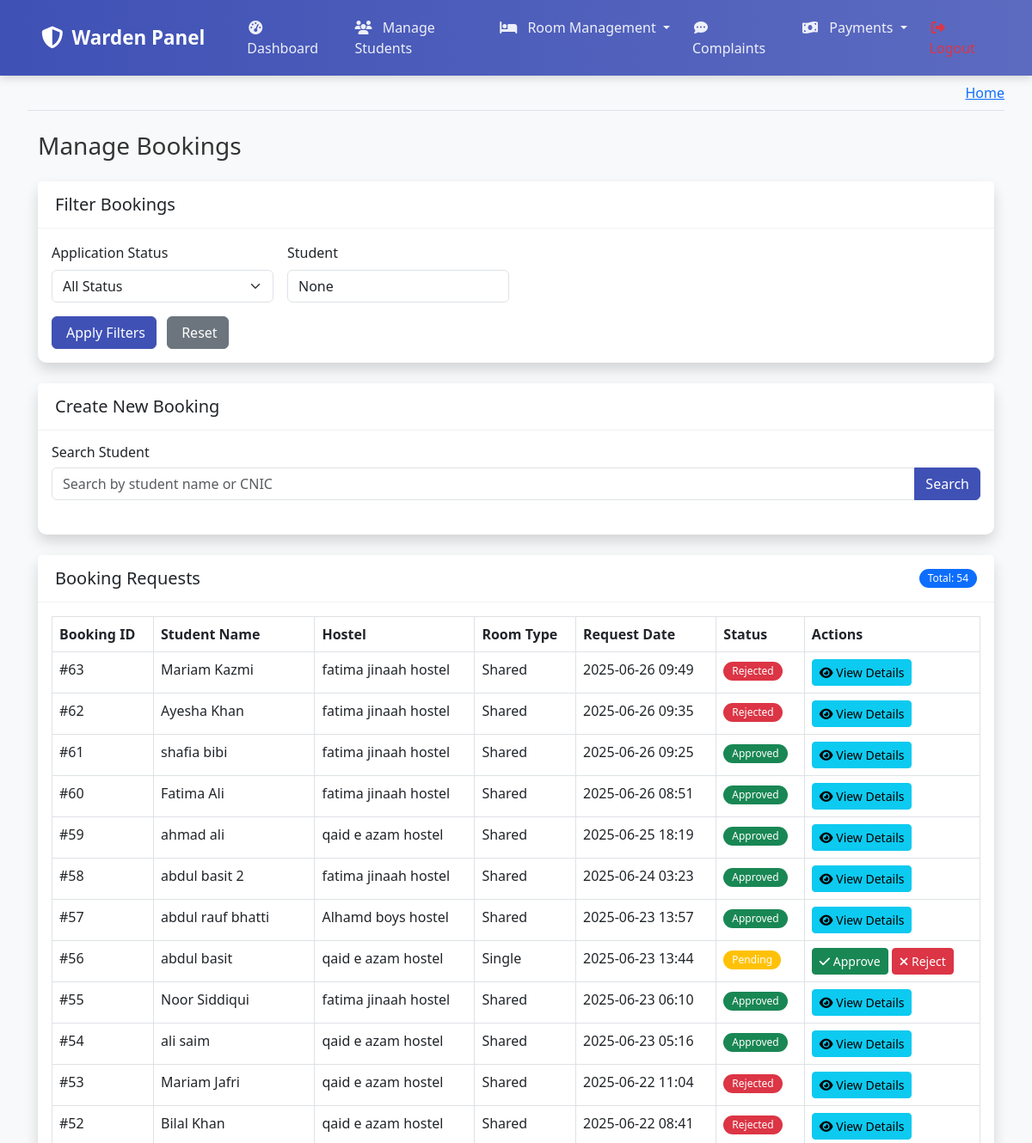
The page /warden/bookings/ (signed in, upper part) on the database as committed earlier.
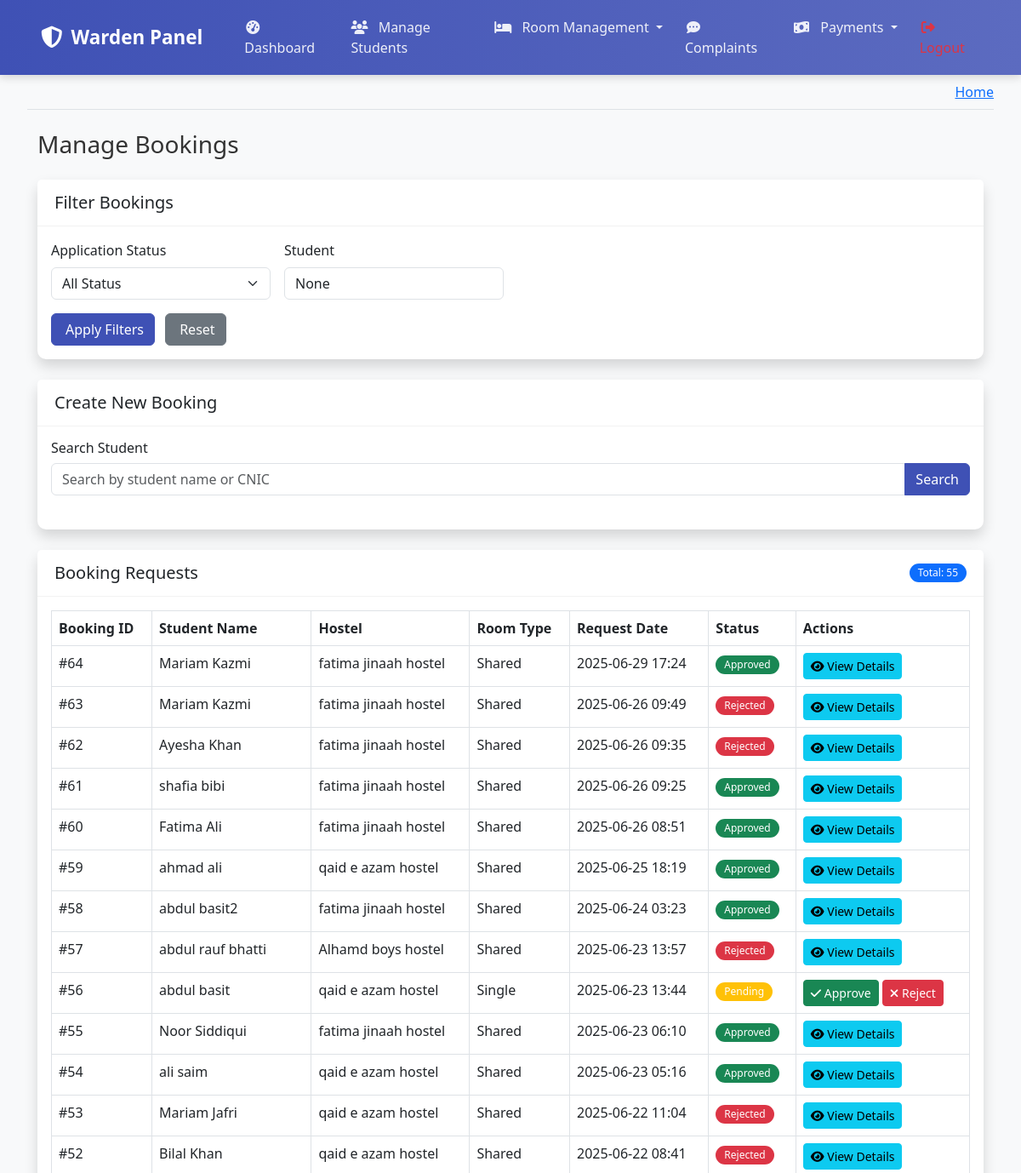
The same page on the database as committed later.
### coustom_admin/models.py (models this page shows, shortened)
class BookingRequest(models.Model):
    STATUS_CHOICES = [
        ('Pending', 'Pending'),
        ('Approved', 'Approved'),
        ('Rejected', 'Rejected'),
        ('Cancelled', 'Cancelled'),
        ('Completed', 'Completed')
    ]
    student = models.ForeignKey(User, on_delete=models.CASCADE, related_name='bookings')
    hostel = models.ForeignKey('Hostels', on_delete=models.CASCADE, related_name='bookings')
    room_type = models.CharField(max_length=20, choices=[
        ('Single', 'Single'),
        ('Double', 'Double'),
        ('Shared', 'Shared')
    ])
    status = models.CharField(max_length=20, choices=STATUS_CHOICES, default='Pending')
    check_in_date = models.DateField()
    check_out_date = models.DateField(null=True, blank=True)
    request_date = models.DateTimeField(auto_now_add=True, help_text='When the booking was requested')
    class Meta:
        constraints = [
            models.UniqueConstraint(
                fields=['student'],
                condition=Q(status='Pending') | Q(status='Approved'),
                name='unique_active_booking_per_student'
            )
        ]
    updated_at = models.DateTimeField(auto_now=True)
    admin_notes = models.TextField(blank=True, null=True)
    class Meta:
        ordering = ['-request_date']

class Hostels(models.Model):
    STATUS_CHOICES = [
        ('Active', 'Active'),
        ('Inactive', 'Inactive'),
    ]
    name = models.CharField(max_length=100)
    address = models.TextField(max_length=250)
    gender = models.CharField(default="Male", choices=[('Male', 'Male'), ('Female', 'Female')])
    contact_number = models.CharField(max_length=11)
    total_floors = models.IntegerField()
    description = models.TextField(blank=True, null=True)
    status = models.CharField(max_length=10, choices=STATUS_CHOICES, default='Active')
    created_at = models.DateTimeField(auto_now_add=True)
    def __str__(self):
        return self.name

### warden/views.py (the view)
# urls.py: path('bookings/', views.manage_booking, name='manage_booking'),
@login_required
def manage_booking(request):
    def is_student(user):
        return hasattr(user, 'student')
    if is_student(request.user):
        bookings = BookingRequest.objects.filter(student=request.user.student.user).select_related('student')
    else:
        bookings = BookingRequest.objects.all().select_related('student')
        if hasattr(request.user, 'warden_profile'):
            warden_profile = request.user.warden_profile
            assigned_hostel = HostelWardens.objects.filter(warden=warden_profile).first()
            if assigned_hostel:
                bookings = bookings.filter(hostel=assigned_hostel.hostel)
    status_filter = request.GET.get('status')
    if status_filter:
        bookings = bookings.filter(status=status_filter)
    search_query = request.GET.get('search')
    if search_query:
        bookings = bookings.filter(
            Q(student__first_name__icontains=search_query) |
            Q(student__last_name__icontains=search_query) |
            Q(student__email__icontains=search_query)
        )
    status_counts = bookings.values('status').annotate(count=Count('status'))
    hostels_data_queryset = Hostels.objects.prefetch_related(
        Prefetch('roomtyperate_set',
                queryset=RoomTypeRate.objects.all().only('room_type', 'per_head_rent'),
                to_attr='room_types')
    ).all()
    hostels_data = []
    for hostel in hostels_data_queryset:
        hostel_data = {
            'id': hostel.id,
            'name': hostel.name,
            'room_types': [
                {
                    'room_type': rt.room_type,
                    'per_head_rent': float(rt.per_head_rent) if rt.per_head_rent else 0.0
                } for rt in hostel.room_types
            ]
        }
        hostels_data.append(hostel_data)
    hostels_json = mark_safe(json.dumps(hostels_data, ensure_ascii=False))
    context = {
        'bookings': bookings.order_by('-request_date'),
        'status_counts': {item['status']: item['count'] for item in status_counts},
        'total_bookings': bookings.count(),
        'hostels': hostels_data_queryset,  # Pass the QuerySet for template iteration
        'hostels_json': hostels_json,  # Pass the JSON string for JavaScript
        'today': date.today(),    # For setting min date on date picker
        'status_filter': status_filter,
        'search_query': search_query,
    }
    return render(request, 'warden/warden_managebookings.html', context)

### warden/templates/warden/warden_managebookings.html (shortened to what this page needs)
{% extends 'warden/warden_base.html' %}
{% load static %}
{% block content %}
<div class="container-fluid mt-4">
    <h1 class="h3 mb-4 text-gray-800">Manage Bookings</h1>
    <div class="card shadow mb-4">
        <div class="card-header">
            <h5 class="card-title mb-0">Filter Bookings</h5>
        </div>
        <div class="card-body">
            <form method="GET" class="row g-3" id="filterForm">
                <div class="col-md-3 col-sm-6">
                    <label for="status" class="form-label">Application Status</label>
                    <select class="form-select" id="status" name="status">
                        <option value="">All Status</option>
                    </select>
                </div>
                <div class="col-md-3 col-sm-12">
                    <label for="search" class="form-label">Student</label>
                    <input type="text" class="form-control" id="search" name="search"
                           placeholder="Search by student name" value="{{ search_query }}">
                </div>
                <div class="col-12">
                    <button type="submit" class="btn btn-primary me-2" id="filterButton">
                         Apply Filters
                    </button>
                    <a href="{% url 'manage_booking' %}" class="btn btn-secondary">
                         Reset
                    </a>
                </div>
            </form>
        </div>
    </div>
    <div class="card shadow mb-4">
        <div class="card-header">
            <h5 class="card-title mb-0">Create New Booking</h5>
        </div>
        <div class="card-body">
            <div class="mb-4">
                <h6>Search Student</h6>
                <div class="input-group">
                    <input type="text" id="studentSearch" class="form-control" placeholder="Search by student name or CNIC">
                    <button class="btn btn-primary" type="button" id="searchStudentBtn">
                         Search
                    </button>
                </div>
            </div>
        </div>
    </div>
    <div class="card shadow mb-4">
        <div class="card-header d-flex justify-content-between align-items-center">
            <h5 class="card-title mb-0">Booking Requests</h5>
            <span class="badge bg-primary">Total: {{ total_bookings }}</span>
        </div>
        <div class="card-body">
            <div class="table-responsive">
                <table class="table table-bordered table-hover" id="bookingsTable" width="100%" cellspacing="0">
                    <thead>
                        <tr>
                            <th>Booking ID</th>
                            <th>Student Name</th>
                            <th>Hostel</th>
                            <th>Room Type</th>
                            <th>Request Date</th>
                            <th>Status</th>
                            <th>Actions</th>
                        </tr>
                    </thead>
                    <tbody>
                        {% for booking in bookings %}
                        <tr>
                            <td>#{{ booking.id }}</td>
                            <td>{{ booking.student.get_full_name }}</td>
                            <td>{{ booking.hostel.name }}</td>
                            <td>{{ booking.room_type }}</td>
                            <td>{{ booking.request_date|date:"Y-m-d H:i" }}</td>
                            <td>
                                {% if booking.status == 'Pending' %}
                                    <span class="badge bg-warning">Pending</span>
                                {% elif booking.status == 'Approved' %}
                                    <span class="badge bg-success">Approved</span>
                                {% else %}
                                    <span class="badge bg-danger">Rejected</span>
                                {% endif %}
                            </td>
                            <td>
                                {% if booking.status == 'Pending' %}
                                    <button type="button" class="btn btn-success btn-sm approve-btn" data-bs-toggle="modal" data-bs-target="#approveModal" data-booking-id="{{ booking.id }}">
                                        <i class="fas fa-check"></i> Approve
                                    </button>
                                    <button type="button" class="btn btn-danger btn-sm reject-btn" data-bs-toggle="modal" data-bs-target="#rejectModal" data-booking-id="{{ booking.id }}">
                                        <i class="fas fa-times"></i> Reject
                                    </button>
                                {% else %}
                                    <button type="button" class="btn btn-info btn-sm" data-bs-toggle="modal" data-bs-target="#viewDetailsModal{{ booking.id }}">
                                        <i class="fas fa-eye"></i> View Details
                                    </button>
                                {% endif %}
                            </td>
                        </tr>
                        {% endfor %}
                    </tbody>
                </table>
            </div>
        </div>
    </div>
</div>
{% endblock content %}

### warden/templates/warden/warden_base.html (shortened to what this page needs)
<!DOCTYPE html>
<html lang="en">
<head>
    <link href="https://cdn.jsdelivr.net/npm/bootstrap@5.3.0/dist/css/bootstrap.min.css" rel="stylesheet">
    <link rel="stylesheet" href="https://cdnjs.cloudflare.com/ajax/libs/font-awesome/6.4.0/css/all.min.css">
</head>
<body>
    <div class="container-fluid">
        <nav class="navbar navbar-expand-lg navbar-warden fixed-top">
            <div class="container-fluid">
                <a class="navbar-brand" href="{% url 'warden:dashboard' %}"><i class="fas fa-shield-alt"></i> Warden Panel</a>
                <div class="collapse navbar-collapse" id="wardenNavbar">
                    <ul class="navbar-nav me-auto mb-2 mb-lg-0">
                        <li class="nav-item">
                            <a class="nav-link {% if request.path == '/warden/dashboard/' %}active{% endif %}" href="{% url 'warden:dashboard' %}">
                                <i class="fas fa-tachometer-alt"></i> Dashboard
                            </a>
                        </li>
                        <li class="nav-item">
                            <a class="nav-link {% if 'students' in request.path %}active{% endif %}" href="{% url 'warden:manage_students' %}">
                                <i class="fas fa-users"></i> Manage Students
                            </a>
                        </li>
                        <li class="nav-item dropdown">
                            <a class="nav-link dropdown-toggle {% if 'rooms' in request.path or 'room-assignments' in request.path or 'change-room-requests' in request.path or 'bookings' in request.path %}active{% endif %}" href="#" id="roomsDropdown" role="button" data-bs-toggle="dropdown" aria-expanded="false">
                                <i class="fas fa-bed"></i> Room Management
                            </a>
                        </li>
                        <li class="nav-item">
                            <a class="nav-link {% if 'complaints' in request.path %}active{% endif %}" href="{% url 'warden:warden_complaints' %}">
                                <i class="fas fa-comment-dots"></i> Complaints
                            </a>
                        </li>
                        <li class="nav-item dropdown">
                            <a class="nav-link dropdown-toggle " href="#" id="paymentsDropdown" role="button" data-bs-toggle="dropdown" aria-expanded="false">
                                <i class="fas fa-money-bill-wave"></i> Payments
                            </a>
                        </li>
                    </ul>
                    <ul class="navbar-nav ms-auto">
                        <li class="nav-item">
                            <a class="nav-link text-danger" href="{% url 'warden:logout' %}">
                                <i class="fas fa-sign-out-alt"></i> Logout
                            </a>
                        </li>
                    </ul>
                </div>
            </div>
        </nav>
        <main role="main" class="main-content">
            <div class="d-flex justify-content-between flex-wrap flex-md-nowrap align-items-center pt-3 pb-2 mb-3 border-bottom">
                <div class="btn-toolbar mb-2 mb-md-0">
                    <nav aria-label="breadcrumb">
                        <ol class="breadcrumb mb-0">
                            <li class="breadcrumb-item"><a href="{% url 'warden:dashboard' %}">Home</a></li>
                        </ol>
                    </nav>
                </div>
            </div>
            {% block content %}{% endblock %}
        </main>
    </div>
</body>
</html>

### warden/templates/warden/warden_base.html (style rules this page uses)
:root { --primary-color: #3f51b5; --secondary-color: #5c6bc0; --accent-color: #ff4081; --light-gray: #f5f5f5; --dark-gray: #333; }
body { font-family: 'Segoe UI', Tahoma, Geneva, Verdana, sans-serif; background-color: #f8f9fa; color: #333; }
.navbar-warden { background: linear-gradient(90deg, var(--primary-color), var(--secondary-color)); color: white; box-shadow: 0 3px 10px rgba(0, 0, 0, 0.15); padding: 0.5rem 1rem; }
.navbar-warden .navbar-brand { font-size: 1.4rem; font-weight: 700; color: white; padding: 0 20px; display: flex; align-items: center; }
.navbar-warden .navbar-brand i { margin-right: 10px; font-size: 1.6rem; }
.navbar-warden .nav-link { color: rgba(255, 255, 255, 0.9); padding: 12px 18px; transition: all 0.3s ease; border-radius: 4px; margin: 0 5px; }
.navbar-warden .nav-link i { margin-right: 8px; width: 20px; text-align: center; }
.main-content { padding: 20px; margin-top: 60px; }
.card { border: none; border-radius: 10px; box-shadow: 0 2px 10px rgba(0, 0, 0, 0.05); margin-bottom: 20px; transition: transform 0.3s, box-shadow 0.3s; }
.card-header { background-color: white; border-bottom: 1px solid rgba(0, 0, 0, 0.05); font-weight: 600; padding: 15px 20px; }
.btn-primary { background-color: var(--primary-color); border-color: var(--primary-color); }
.badge { padding: 5px 10px; font-weight: 500; border-radius: 20px; }

Rows that differ between the two databases and show on the page:
added BookingRequest: id "64", student.get_full_name "Mariam Kazmi", hostel.name "fatima jinaah hostel", room_type "Shared", request_date "2025-06-29 17:24", status "Approved"
changed through a linked row, BookingRequest id 58: student.get_full_name "abdul basit 2" → "abdul basit2"
changed BookingRequest "abdul rauf bhatti": status "Approved" → "Rejected"
Other text that changed with them:
{{ total_bookings }}: "54" → "55"
